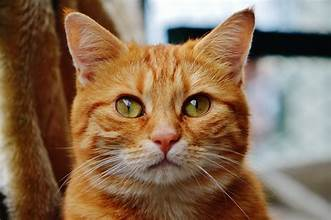
#> input picture Python/Opencv/Photo/cat.jpg, 331 x 220 px
$ python draw.py
#> lines starting #> are read from the running program, lines starting #| are printed output that depends on the picture
import cv2 as cv
import numpy as np

blank = np.zeros((500,500,3),dtype='uint8')
cv.imshow('Blank',blank)

img = cv.imread('Photo/cat.jpg')
#> img is the input picture: shape (220, 331, 3); mean B, G, R 84.7, 109.2, 136.4
cv.imshow('Cat',img)

# point the image a certain colour
blank[200:300, 300:400] = 0,0,255
cv.imshow('Green',blank)
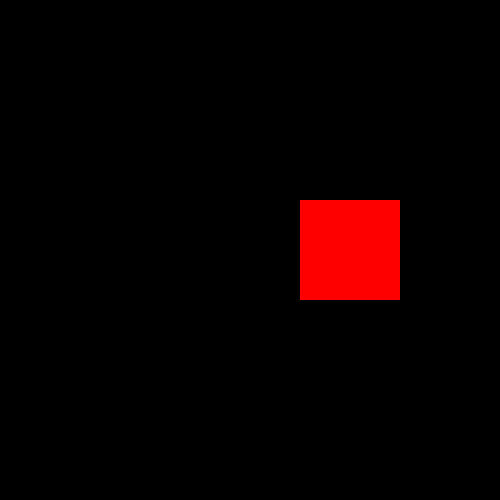
#> window 'Green': shape (500, 500, 3); mean B, G, R 0, 0, 10.2

# draw a Rectangle
cv.rectangle(blank,(0,0),(blank.shape[0]//2,blank.shape[1]//2),(0,250,0),thickness= -1)
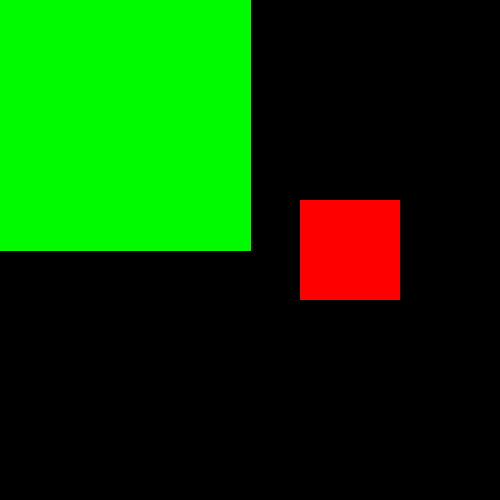
#> blank: shape (500, 500, 3); mean of channels 0, 1, 2 0, 63, 10.2; drawn as B, G, R
cv.imshow('Rectangle',blank)

# Draw a circle
cv.circle(blank,(blank.shape[0]//2,blank.shape[1]//2),40,(0,0,255),thickness=3)
cv.imshow('circle',blank)

# Draw a line
cv.line(blank,(0,0),(blank.shape[0]//2,blank.shape[1]//2),(255,255,255),thickness= 3)
cv.imshow('line',blank)

# Write a text on image
cv.putText(blank,'Hello',(225,225),cv.FONT_HERSHEY_TRIPLEX,1.0,(0,255,0),2)
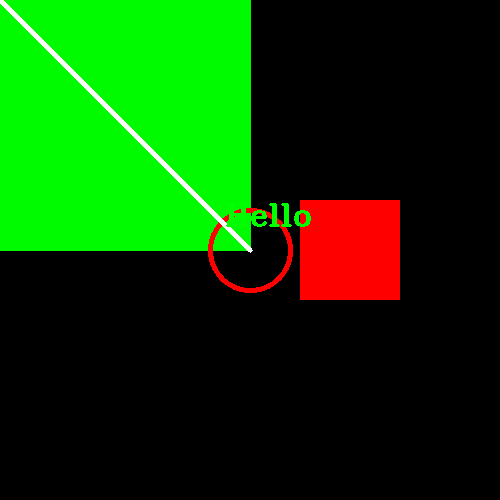
#> blank: shape (500, 500, 3); mean of channels 0, 1, 2 1.8, 63.5, 13; drawn as B, G, R
cv.imshow('Text', blank)

cv.waitKey(0)
